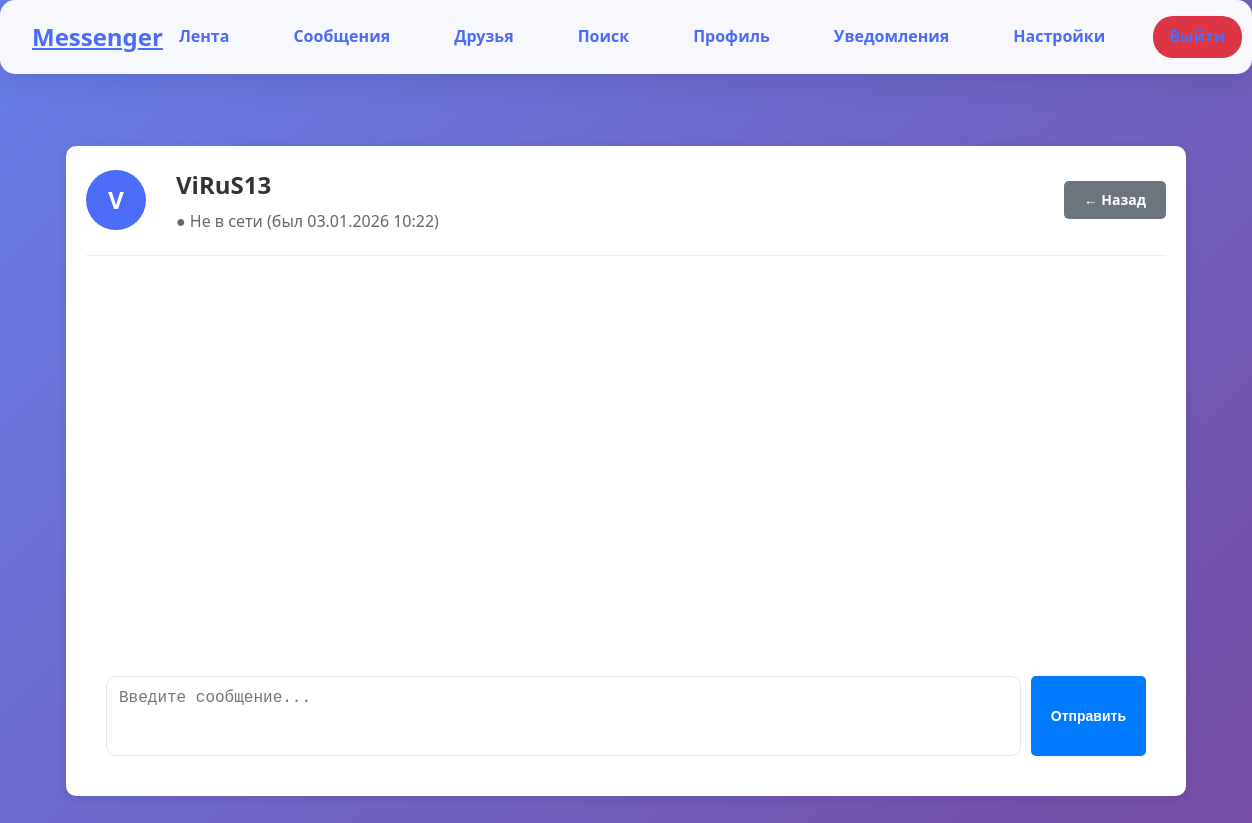
The app's page /chat/ViRuS13 (signed in) with its own data.
### models.py (models this page shows, shortened)
class User(db.Model):
    id = db.Column(db.Integer, primary_key=True)
    username = db.Column(db.String(80), unique=True, nullable=False)
    email = db.Column(db.String(120), unique=True, nullable=True)
    password_hash = db.Column(db.String(200), nullable=False)
    created_at = db.Column(db.DateTime, default=datetime.utcnow)
    last_seen = db.Column(db.DateTime, default=datetime.utcnow)
    is_online = db.Column(db.Boolean, default=False)
    otp_secret = db.Column(db.String(32))
    is_2fa_enabled = db.Column(db.Boolean, default=False)
    posts = db.relationship('Post', backref='author', lazy='dynamic', cascade='all, delete-orphan')
    sent_messages = db.relationship('Message', foreign_keys='Message.sender_id',
                                   backref='sender', lazy='dynamic')
    received_messages = db.relationship('Message', foreign_keys='Message.receiver_id',
                                       backref='receiver', lazy='dynamic')
    comments = db.relationship('Comment', backref='author', lazy='dynamic')

### app.py (the view)
@app.route('/chat/<username>')
@login_required
def chat(username):
    current_user = User.query.get(session['user_id'])
    other_user = User.query.filter_by(username=username).first_or_404()
    are_friends = Friendship.query.filter(
        (
            (Friendship.user_id == current_user.id) &
            (Friendship.friend_id == other_user.id) &
            (Friendship.status == 'accepted')
        ) | (
            (Friendship.user_id == other_user.id) &
            (Friendship.friend_id == current_user.id) &
            (Friendship.status == 'accepted')
        )
    ).first() is not None
    if not are_friends:
        flash('Вы можете писать только друзьям', 'error')
        return redirect(url_for('messages'))
    messages = Message.query.filter(
        ((Message.sender_id == current_user.id) & (Message.receiver_id == other_user.id)) |
        ((Message.sender_id == other_user.id) & (Message.receiver_id == current_user.id))
    ).order_by(Message.created_at.asc()).all()
    unread_messages = Message.query.filter_by(
        sender_id=other_user.id,
        receiver_id=current_user.id,
        is_read=False
    ).all()
    for msg in unread_messages:
        msg.mark_as_read()
    db.session.commit()
    return render_template('messages/chat.html',
                         other_user=other_user,
                         messages=messages)

### app.py (called while the page is built)
@app.context_processor
def inject_user():
    if 'user_id' in session:
        user = User.query.get(session['user_id'])
        return {'current_user': user}
    return {}

@app.before_request
def update_last_seen():
    if 'user_id' in session:
        user = User.query.get(session['user_id'])
        if user:
            user.last_seen = datetime.utcnow()
            db.session.commit()

### auth.py (called while the page is built)
def login_required(f):
    @wraps(f)
    def decorated_function(*args, **kwargs):
        if 'user_id' not in session:
            if request.headers.get('X-Requested-With') == 'XMLHttpRequest':
                return {'error': 'Требуется авторизация'}, 401
            return redirect(url_for('auth.login'))
        return f(*args, **kwargs)
    return decorated_function

### templates/messages/chat.html (shortened to what this page needs)
{% extends "base.html" %}
{% block content %}
<div class="container">
    <div class="card">
        <div style="display: flex; justify-content: space-between; align-items: center; margin-bottom: 20px; padding-bottom: 20px; border-bottom: 1px solid #eee;">
            <div style="display: flex; align-items: center; gap: 15px;">
                <div class="post-avatar" style="width: 60px; height: 60px; font-size: 24px;">
                    {{ other_user.username[:1].upper() }}
                </div>
                <div>
                    <h2 style="margin: 0;">{{ other_user.username }}</h2>
                    <p style="margin: 5px 0 0 0; color: #666;">
                        <span id="userStatus">
                            {% if other_user.is_online %}
                                ● Онлайн
                            {% else %}
                                ● Не в сети (был {{ other_user.last_seen.strftime('%d.%m.%Y %H:%M') }})
                            {% endif %}
                        </span>
                    </p>
                </div>
            </div>
            <a href="{{ url_for('messages') }}" class="btn" style="background: #6c757d;">
                ← Назад
            </a>
        </div>
        <div class="chat-container">
            <div id="chatMessages" class="chat-messages">
            </div>
            <div class="chat-input">
                <textarea id="messageInput"
                          class="form-control"
                          placeholder="Введите сообщение..."
                          rows="3"></textarea>
                <button id="sendButton" class="btn">
                    Отправить
                </button>
            </div>
        </div>
    </div>
</div>
{% endblock %}

### static/css/style.css (style rules this page uses)
* { margin: 0; padding: 0; box-sizing: border-box; }
body { font-family: 'Segoe UI', Tahoma, Geneva, Verdana, sans-serif; background: linear-gradient(135deg, #667eea 0%, #764ba2 100%); min-height: 100vh; color: #333; line-height: 1.6; }
.container { max-width: 1200px; margin: 0 auto; padding: 20px; }
.card { background: white; border-radius: 15px; padding: 30px; margin-bottom: 30px; box-shadow: 0 10px 30px rgba(0, 0, 0, 0.08); transition: transform 0.3s ease; }
.form-control { width: 100%; padding: 12px 15px; border: 1px solid #e2e8f0; border-radius: 10px; font-size: 16px; transition: all 0.3s ease; }
.btn { display: inline-block; background: #4a6cf7; color: white; border: none; padding: 12px 24px; border-radius: 10px; font-weight: 600; cursor: pointer; transition: all 0.3s ease; text-align: center; text-decoration: none; font-size: 16px; }
.chat-container { background: white; border-radius: 15px; padding: 20px; height: 500px; display: flex; flex-direction: column; }
.chat-messages { flex: 1; overflow-y: auto; padding: 10px; margin-bottom: 20px; }
.chat-input { display: flex; gap: 10px; }
.chat-input textarea { flex: 1; padding: 12px; border: 1px solid #e2e8f0; border-radius: 10px; resize: none; min-height: 60px; }
.post-avatar { width: 50px; height: 50px; border-radius: 50%; margin-right: 15px; background: #4a6cf7; color: white; display: flex; align-items: center; justify-content: center; font-weight: bold; font-size: 20px; }

### templates/base.html (style rules this page uses)
.btn { display: inline-block; padding: 8px 20px; background: #007bff; color: white; border: none; border-radius: 5px; text-decoration: none; cursor: pointer; font-size: 14px; transition: background 0.3s; }
.card { background: white; border-radius: 10px; padding: 20px; box-shadow: 0 2px 10px rgba(0,0,0,0.1); margin-bottom: 20px; }

### records on screen
User: username "V", username "ViRuS13", last_seen "03.01.2026 10:22"
